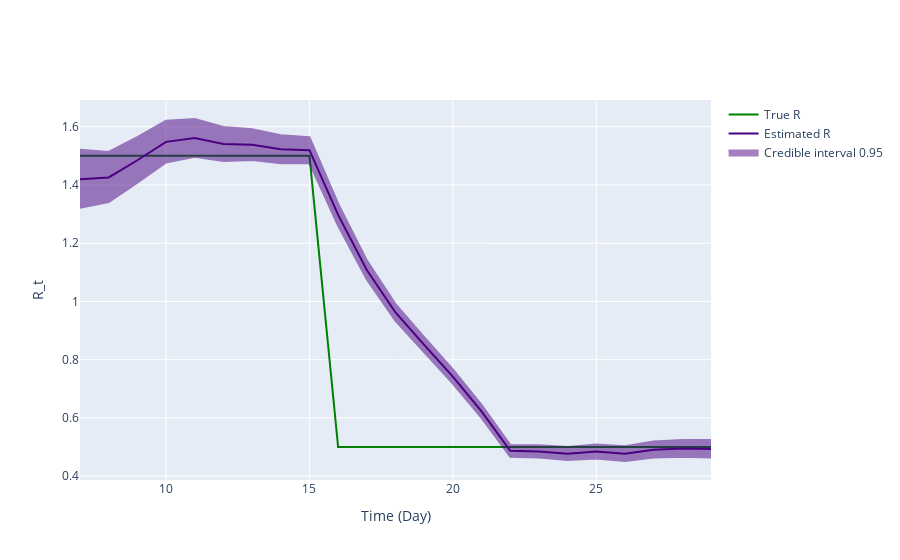

Write notebook code for a chart like this one.
### Markdown cell above
## Inference plot using class method results

### Code cell
fig = ReproductionNumberPlot()

fig.add_ground_truth_rt(ground_truth)
fig.add_interval_rt(intervals)

fig.update_labels(time_label='Time (Day)', r_label='R_t')

fig.show_figure()

### Figure 1 — Plotly figure (JSON) as saved in the notebook; plotly's stock layout.template omitted (floating-point values rounded to 4 significant figures)
{"data": [{"line": {"color": "green"}, "mode": "lines", "name": "True R", "type": "scatter", "x": [7, 8, 9, 10, 11, 12, 13, 14, 15, 16, 17, 18, 19, 20, 21, 22, 23, 24, 25, 26, 27, 28, 29], "y": [1.5, 1.5, 1.5, 1.5, 1.5, 1.5, 1.5, 1.5, 1.5, 0.5, 0.5, 0.5, 0.5, 0.5, 0.5, 0.5, 0.5, 0.5, 0.5, 0.5, 0.5, 0.5, 0.5]}, {"line": {"color": "indigo"}, "mode": "lines", "name": "Estimated R", "type": "scatter", "x": [7, 8, 9, 10, 11, 12, 13, 14, 15, 16, 17, 18, 19, 20, 21, 22, 23, 24, 25, 26, 27, 28, 29], "y": [1.42, 1.426, 1.485, 1.548, 1.561, 1.54, 1.538, 1.522, 1.52, 1.297, 1.108, 0.9621, 0.8511, 0.7418, 0.6223, 0.487, 0.485, 0.4774, 0.4845, 0.4772, 0.491, 0.4949, 0.4937]}, {"fill": "toself", "fillcolor": "indigo", "line": {"color": "indigo"}, "mode": "lines", "name": "Credible interval 0.95", "opacity": 0.5, "type": "scatter", "x": [7, 8, 9, 10, 11, 12, 13, 14, 15, 16, 17, 18, 19, 20, 21, 22, 23, 24, 25, 26, 27, 28, 29, 29, 28, 27, 26, 25, 24, 23, 22, 21, 20, 19, 18, 17, 16, 15, 14, 13, 12, 11, 10, 9, 8, 7], "y": [1.521, 1.513, 1.564, 1.62, 1.627, 1.599, 1.592, 1.571, 1.564, 1.336, 1.141, 0.9911, 0.8776, 0.7664, 0.6449, 0.5074, 0.5063, 0.4999, 0.5088, 0.5029, 0.5187, 0.5243, 0.5245, 0.4637, 0.4664, 0.464, 0.4521, 0.4608, 0.4554, 0.4642, 0.4669, 0.6, 0.7177, 0.8249, 0.9335, 1.076, 1.26, 1.475, 1.474, 1.486, 1.483, 1.497, 1.477, 1.408, 1.341, 1.321]}], "layout": {"hovermode": "x unified", "xaxis": {"title": {"text": "Time (Day)"}}, "yaxis": {"title": {"text": "R_t"}}}}
